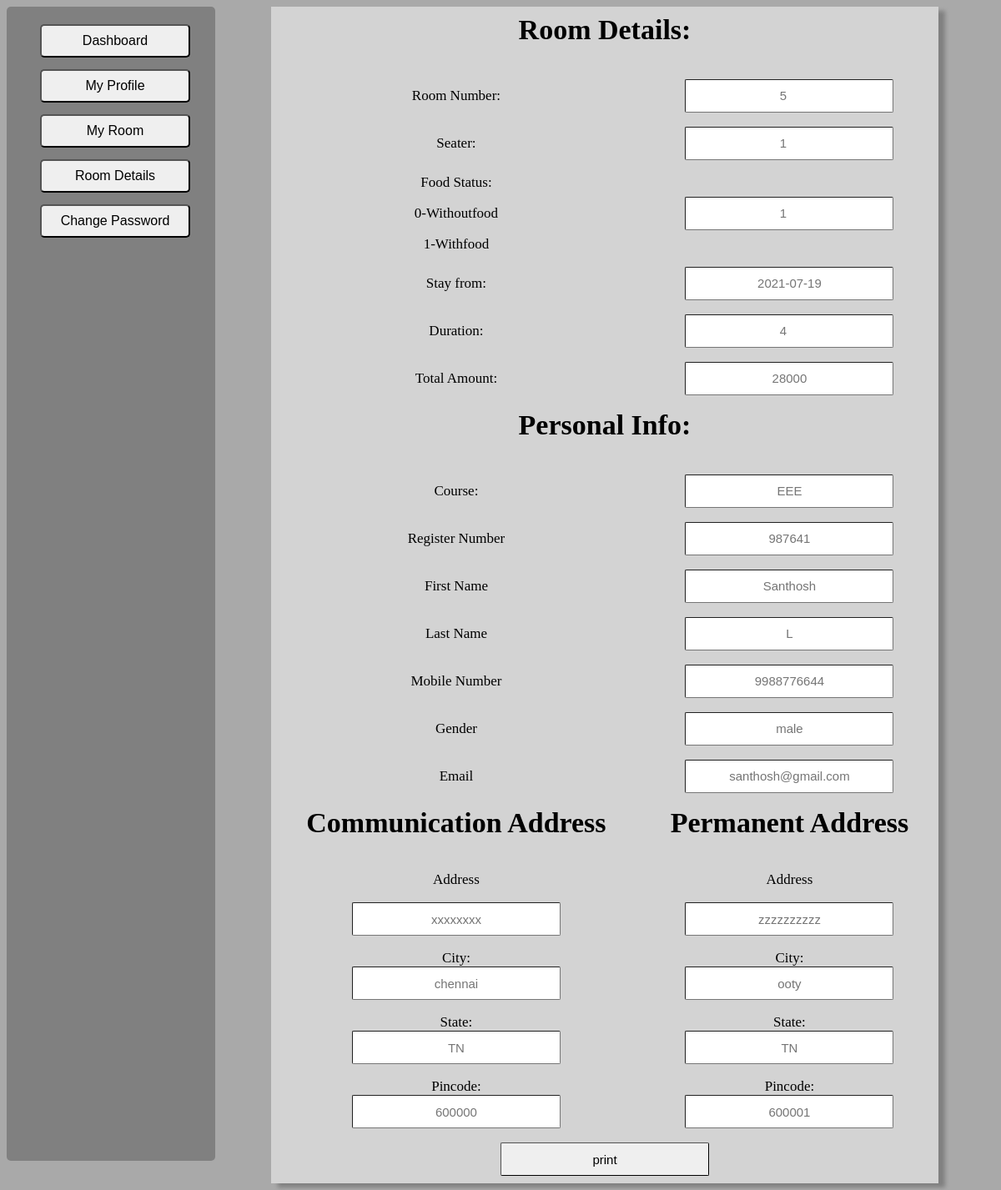
The page /details.php (signed in) on the database its author committed.
### tables this page shows
CREATE TABLE `roomdetails` (
  `REGISTRATION` int(6) NOT NULL,
  `ROOM` int(11) DEFAULT NULL,
  `SEATER` int(10) DEFAULT NULL,
  `STAYDATE` date DEFAULT NULL,
  `AMOUNT` varchar(80) DEFAULT NULL,
  `COURSE` varchar(20) DEFAULT NULL,
  `CADDRESS` varchar(100) DEFAULT NULL,
  `PADDRESS` varchar(100) DEFAULT NULL,
  `CCITY` varchar(50) DEFAULT NULL,
  `PCITY` varchar(50) DEFAULT NULL,
  `CSTATE` varchar(50) DEFAULT NULL,
  `PSTATE` varchar(50) DEFAULT NULL,
  `CCODE` int(6) DEFAULT NULL,
  `PCODE` int(6) DEFAULT NULL,
  `FOOD` varchar(5) DEFAULT NULL,
  `DURATION` int(10) DEFAULT NULL
);

CREATE TABLE `users` (
  `ID` int(11) NOT NULL,
  `REGISTRATION` int(6) NOT NULL,
  `FIRSTNAME` varchar(50) DEFAULT NULL,
  `LASTNAME` varchar(40) DEFAULT NULL,
  `GENDER` varchar(10) DEFAULT NULL,
  `CONTACT` varchar(10) DEFAULT NULL,
  `EMAIL` varchar(30) DEFAULT NULL,
  `PASSWORD` varchar(100) DEFAULT NULL
);

### details.php (the view, shortened to what this page needs)
<html>
<head>
<?php
include('config.php');
$u=$_SESSION['rgt'];
$sql="select*from users where REGISTRATION='$u'";
$result=mysqli_query($con,$sql);
$ru=mysqli_fetch_array($result);
$sqlr="select*from roomdetails where REGISTRATION='$u'";
$rer=mysqli_query($con,$sqlr);
$rd=mysqli_fetch_array($rer);
?>
</head>
<body>
<nav style="float:left;height:97%;width:250px;background-color:grey;border-radius:5px;position:fixed;">
<ul>
<li><button onclick="window.location.href='dashboard.php'">Dashboard</button></li>
<li><button onclick="window.location.href='profile.php'">My Profile</button></li>
<li><button onclick="window.location.href='room.php'">My Room</button></li>
<li><button onclick="window.location.href='details.php'">Room Details</button></li>
<li><button onclick="window.location.href='cpassword.php'">Change Password</button></li>
</ul>
</nav>
<center>
<table border="2">
<form method="POST">
<tr><td colspan="2"><h1>Room Details:</h1></td></tr>
<tr><td><label>Room Number:</label></td><td><input type="number" name="rn" id="r" placeholder="<?php echo $rd['ROOM'];?>" onclick="window.alert('Update your room details in My room');"></td></tr>
<tr><td><label>Seater:</label></td><td><input type="number" name="sn" id="s" placeholder="<?php echo $rd['SEATER'];?>" onclick="window.alert('Update your room details in My room');"></td></tr>
<tr><td><label>Food Status:<br/><p>0-Withoutfood</p><p>1-Withfood</p></label></td><td><input type="number" name="food" id="fo" placeholder="<?php echo $rd['FOOD'];?>" onclick="window.alert('Update your room details in My room');"></td></tr>
<tr><td><label>Stay from:</label></td><td><input type="text" name="sd" placeholder="<?php echo $rd['STAYDATE'];?>" onclick="window.alert('Update your room details in My room');"></td></tr>
<tr><td><label>Duration:</label></td><td><input type="number" name="ti" id="du" placeholder="<?php echo $rd['DURATION'];?>" onclick="window.alert('Update your room details in My room');"></td></tr>
<tr><td><label>Total Amount:</label></td><td><input type="tel" placeholder="<?php echo $rd['AMOUNT'];?>" onclick="window.alert('Update your room details in My room');"></td></tr>
<tr><td colspan="2"><h1>Personal Info:</h1></td></tr>
<tr><td><label>Course:</label></td><td><input type="text" name="co" placeholder="<?php echo $rd['COURSE'];?>"></td></tr>
<tr><td><label>Register Number</label></td><td><input type="tel" class='y' placeholder="<?php echo $ru['REGISTRATION'];?>" onclick="window.alert('Update your personal infomation from your profile');"></td></tr>
<tr><td><label>First Name</label></td><td><input type="text" class='y' placeholder="<?php echo $ru['FIRSTNAME'];?>" onclick="window.alert('Update your personal infomation from your profile');"></td></tr>
<tr><td><label>Last Name</label></td><td><input type="text" class='y' placeholder="<?php echo $ru['LASTNAME'];?>" onclick="window.alert('Update your personal infomation from your profile');"></td></tr>
<tr><td><label>Mobile Number</label></td><td><input type="tel" class='y' placeholder="<?php echo $ru['CONTACT'];?>" onclick="window.alert('Update your personal infomation from your profile');"></td></tr>
<tr><td><label>Gender</label></td><td><input type="text" class='y' placeholder="<?php echo $ru['GENDER'];?>" onclick="window.alert('Update your personal infomation from your profile');"></td></tr>
<tr><td><label>Email</label></td><td><input type="email" class='y' placeholder="<?php echo $ru['EMAIL'];?>" onclick="window.alert('Update your personal infomation from your profile');"></td></tr>
<tr><td><h1>Communication Address</h1></td><td><h1>Permanent Address</h1></td></tr>
<tr><td><p>Address</p><input type="text" placeholder="<?php echo $rd['CADDRESS'];?>"></td><td><p>Address</p><input type="text" placeholder="<?php echo $rd['PADDRESS'];?>"></td></tr>
<tr><td><label>City:</label><br/><input type="text" name="ccity" placeholder="<?php echo $rd['CCITY'];?>" onclick="window.alert('Update your address in My room');"></td><td><label>City:</label><br/><input type="text" name="pcity" placeholder="<?php echo $rd['PCITY'];?>" onclick="window.alert('Update address details in My room');"></td></tr>
<tr><td><label>State:</label><br/><input type="text" name="cstate" placeholder="<?php echo $rd['CSTATE'];?>" onclick="window.alert('Update your address in My room');"></td><td><label>State:</label><br/><input type="text" name="pstate" placeholder="<?php echo $rd['PSTATE'];?>" onclick="window.alert('Update address details in My room');"></td></tr>
<tr><td><label>Pincode:</label><br/><input type="tel" name="ccode" placeholder="<?php echo $rd['CCODE'];?>" onclick="window.alert('Update your address in My room');"></td><td><label>Pincode:</label><br/><input type="tel" name="pcode" placeholder="<?php echo $rd['PCODE'];?>" onclick="window.alert('Update address details in My room');"></td></tr>
<tr><td colspan="2"><input type="button" onclick="window.print();" value="print" id="sub"></td></tr>
</form>
</table>
</center>
</body>
</html>

### details.php (style rules this page uses)
li { padding-top:5px;margin-top:5px;margin-right:30px;list-style:none;height:44px;border-radius:5px; }
table { width:800px;box-shadow:8px 5px 5px grey;cursor:pointer;margin-left:250px; }
table,td { padding:8px;border:0.5px solid lightgrey;border-collapse:collapse;text-align:center; }
tr { font-size:17px;background-color:lightgrey; }
input { height:40px;width:250px;border-radius:2px;text-align:center;border-width:1px;font-size:15px; }
button { height:40px;width:180px;font-size:16px;border-radius:5px; }
.y { cursor:pointer; }
body { background-color:darkgrey; }

### rows shown on the page
roomdetails: rn "5", sn "1", food "1", sd "2021-07-19", ti "4", AMOUNT "28000", co "EEE", CADDRESS "xxxxxxxx", PADDRESS "zzzzzzzzzz", ccity "chennai", pcity "ooty", cstate "TN", pstate "TN", ccode "600000", pcode "600001"
users: REGISTRATION "987641", FIRSTNAME "Santhosh", LASTNAME "L", CONTACT "9988776644", GENDER "male", EMAIL "santhosh@gmail.com"
